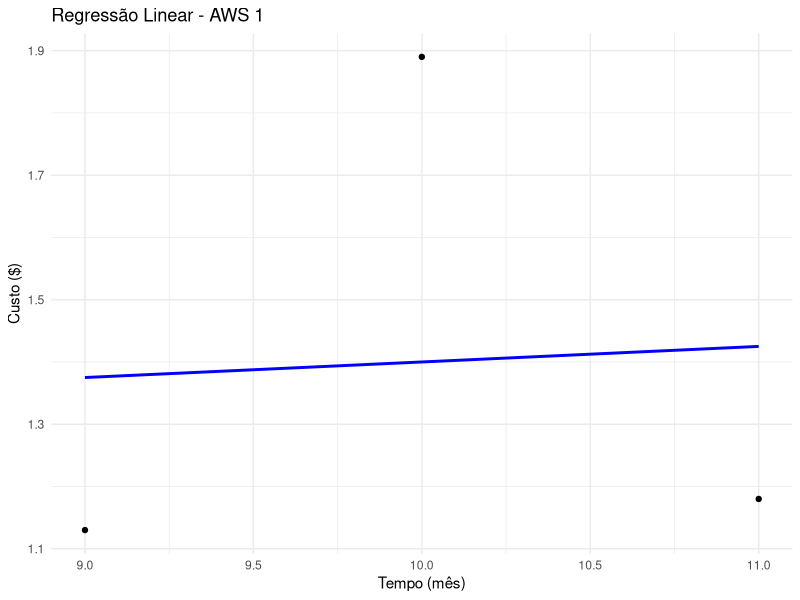
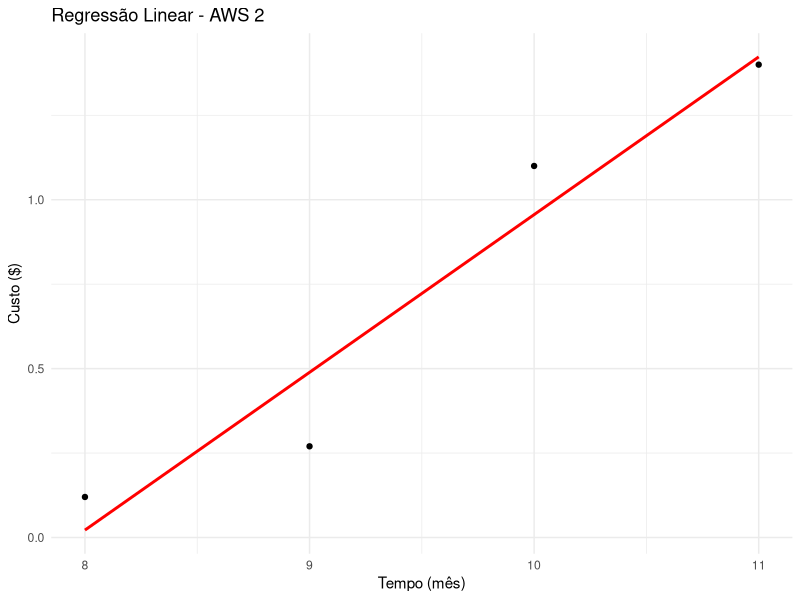

Write R code to recreate these figures, in order.

meses_aws1 <- c("Setembro", "Outubro", "Novembro")
custos_aws1 <- c(1.13, 1.89, 1.18)


meses_aws2 <- c("Agosto", "Setembro", "Outubro", "Novembro")
custos_aws2 <- c(0.12, 0.27, 1.10, 1.40)


tempo_aws1 <- c(9, 10, 11)  
tempo_aws2 <- c(8, 9, 10, 11)  


df_aws1 <- data.frame(Tempo = tempo_aws1, Custo = custos_aws1)
df_aws2 <- data.frame(Tempo = tempo_aws2, Custo = custos_aws2)


modelo_aws1 <- lm(Custo ~ Tempo, data = df_aws1)
modelo_aws2 <- lm(Custo ~ Tempo, data = df_aws2)


summary(modelo_aws1)
summary(modelo_aws2)



tempo_previsao <- data.frame(Tempo = 11.5) 
previsao_aws1 <- predict(modelo_aws1, tempo_previsao)
previsao_aws2 <- predict(modelo_aws2, tempo_previsao)

cat("Previsão AWS 1 (Novembro Completo):", previsao_aws1, "\n")
cat("Previsão AWS 2 (Novembro Completo):", previsao_aws2, "\n")



if (!require(ggplot2)) install.packages("ggplot2")
library(ggplot2)


ggplot(df_aws1, aes(x = Tempo, y = Custo)) +
  geom_point() +
  geom_smooth(method = "lm", se = FALSE, color = "blue") +
  labs(title = "Regressão Linear - AWS 1", x = "Tempo (mês)", y = "Custo ($)") +
  theme_minimal()

ggplot(df_aws2, aes(x = Tempo, y = Custo)) +
  geom_point() +
  geom_smooth(method = "lm", se = FALSE, color = "red") +
  labs(title = "Regressão Linear - AWS 2", x = "Tempo (mês)", y = "Custo ($)") +
  theme_minimal()




